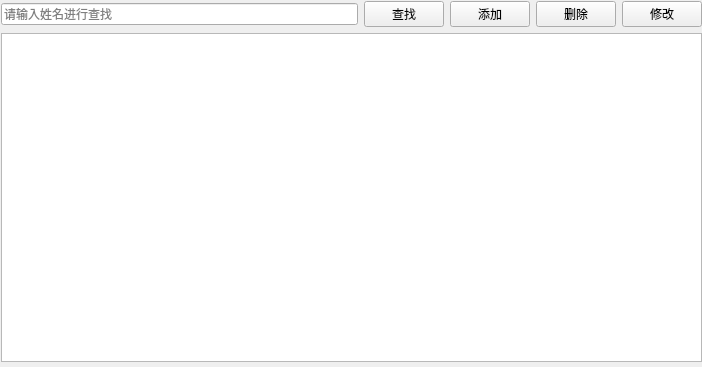
<?xml version="1.0" encoding="UTF-8"?>
<ui version="4.0">
 <class>PatientView</class>
 <widget class="QWidget" name="PatientView">
  <property name="geometry">
   <rect>
    <x>0</x>
    <y>0</y>
    <width>702</width>
    <height>367</height>
   </rect>
  </property>
  <property name="windowTitle">
   <string>患者管理</string>
  </property>
  <widget class="QWidget" name="">
   <property name="geometry">
    <rect>
     <x>1</x>
     <y>1</y>
     <width>701</width>
     <height>361</height>
    </rect>
   </property>
   <layout class="QVBoxLayout" name="verticalLayout">
    <item>
     <layout class="QHBoxLayout" name="horizontalLayout">
      <item>
       <widget class="QLineEdit" name="txtSearch">
        <property name="placeholderText">
         <string>请输入姓名进行查找</string>
        </property>
       </widget>
      </item>
      <item>
       <widget class="QPushButton" name="btnSearch">
        <property name="text">
         <string>查找</string>
        </property>
       </widget>
      </item>
      <item>
       <widget class="QPushButton" name="btnAdd">
        <property name="text">
         <string>添加</string>
        </property>
       </widget>
      </item>
      <item>
       <widget class="QPushButton" name="btnDelete">
        <property name="text">
         <string>删除</string>
        </property>
       </widget>
      </item>
      <item>
       <widget class="QPushButton" name="btnEdit">
        <property name="text">
         <string>修改</string>
        </property>
       </widget>
      </item>
     </layout>
    </item>
    <item>
     <widget class="QTableView" name="tableView"/>
    </item>
   </layout>
  </widget>
 </widget>
 <resources/>
 <connections/>
</ui>
